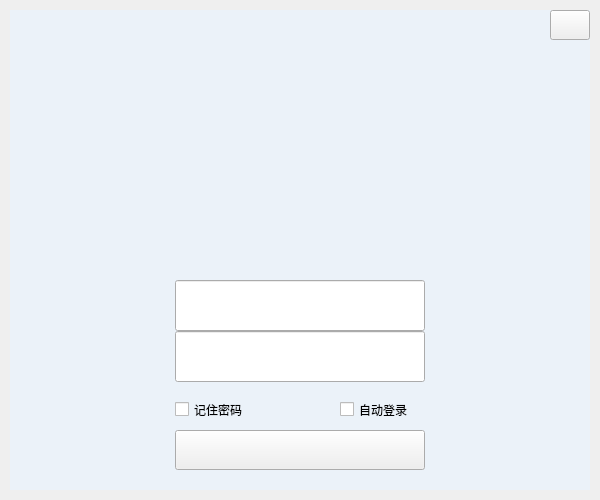
<?xml version="1.0" encoding="UTF-8"?>
<ui version="4.0">
 <class>loginWindow</class>
 <widget class="QWidget" name="loginWindow">
  <property name="geometry">
   <rect>
    <x>0</x>
    <y>0</y>
    <width>600</width>
    <height>500</height>
   </rect>
  </property>
  <property name="windowTitle">
   <string>Widget</string>
  </property>
  <widget class="QLabel" name="backGround">
   <property name="geometry">
    <rect>
     <x>10</x>
     <y>10</y>
     <width>580</width>
     <height>480</height>
    </rect>
   </property>
   <property name="styleSheet">
    <string notr="true">background-color: rgb(235, 242, 249);</string>
   </property>
   <property name="text">
    <string/>
   </property>
  </widget>
  <widget class="QLabel" name="gifGround">
   <property name="geometry">
    <rect>
     <x>10</x>
     <y>10</y>
     <width>580</width>
     <height>240</height>
    </rect>
   </property>
   <property name="text">
    <string/>
   </property>
  </widget>
  <widget class="QPushButton" name="closeBut">
   <property name="geometry">
    <rect>
     <x>550</x>
     <y>10</y>
     <width>40</width>
     <height>30</height>
    </rect>
   </property>
   <property name="styleSheet">
    <string notr="true">QPushButton{border-image:url(:/login/button/resources/close.jpg);}
QPushButton:hover{border-image: url(:/login/button/resources/close_hover.jpg);}
QPushButton:pressed{border-image: url(:/login/button/resources/close_press.jpg);} </string>
   </property>
   <property name="text">
    <string/>
   </property>
  </widget>
  <widget class="QLineEdit" name="idLine">
   <property name="geometry">
    <rect>
     <x>175</x>
     <y>280</y>
     <width>250</width>
     <height>51</height>
    </rect>
   </property>
  </widget>
  <widget class="QLineEdit" name="passwordLine">
   <property name="geometry">
    <rect>
     <x>175</x>
     <y>331</y>
     <width>250</width>
     <height>51</height>
    </rect>
   </property>
  </widget>
  <widget class="QPushButton" name="signBut">
   <property name="geometry">
    <rect>
     <x>175</x>
     <y>430</y>
     <width>250</width>
     <height>40</height>
    </rect>
   </property>
   <property name="styleSheet">
    <string notr="true">QPushButton{border-image:url(:/login/button/resources/sign.jpg)}
QPushButton:hover{border-image: url(:/login/button/resources/sign_hover.jpg);}
QPushButton:pressed{border-image: url(:/login/button/resources/sign_press.jpg);} </string>
   </property>
   <property name="text">
    <string/>
   </property>
  </widget>
  <widget class="QCheckBox" name="remeberCheckBox">
   <property name="geometry">
    <rect>
     <x>175</x>
     <y>400</y>
     <width>91</width>
     <height>19</height>
    </rect>
   </property>
   <property name="text">
    <string>记住密码</string>
   </property>
  </widget>
  <widget class="QCheckBox" name="autoCheckBox">
   <property name="geometry">
    <rect>
     <x>340</x>
     <y>400</y>
     <width>91</width>
     <height>19</height>
    </rect>
   </property>
   <property name="text">
    <string>自动登录</string>
   </property>
  </widget>
  <widget class="QLabel" name="label">
   <property name="geometry">
    <rect>
     <x>30</x>
     <y>80</y>
     <width>249</width>
     <height>131</height>
    </rect>
   </property>
   <property name="styleSheet">
    <string notr="true">background-image: url(:/login/jpg/resources/logo.png);</string>
   </property>
   <property name="text">
    <string/>
   </property>
  </widget>
 </widget>
 <layoutdefault spacing="6" margin="11"/>
 <resources/>
 <connections/>
</ui>
